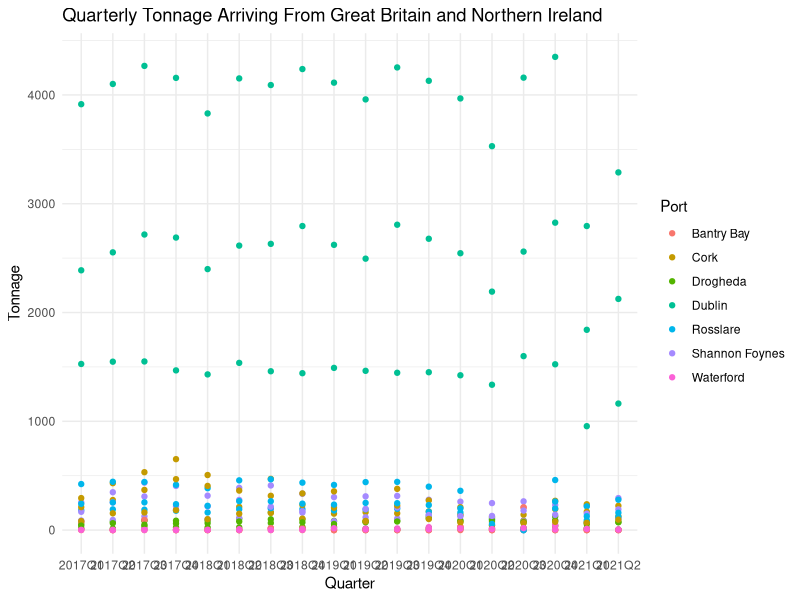

The R script that drew this image:
# BIS 244 - Assignment 05 Starter

library(tidyverse)

# Clear out Console and Environment
rm(list=ls(all=TRUE))
cat("\014")

tonnage <- read.csv("TBQ05.20211116133909.csv")
tonnage$VALUE <- as.numeric(tonnage$VALUE)
tonnage$VALUE[is.na(tonnage$VALUE)] <- 0
tonnage$Region.of.Trade <- as.factor(tonnage$Region.of.Trade)


tonnage<-tonnage[which(tonnage$Port!="All Main Irish Ports" &
                         tonnage$C01713V02044 =="1"),]

ggplot(data=tonnage) + 
  geom_point(aes(x=Quarter,y=VALUE, color=Port)) + 
  ggtitle("Quarterly Tonnage Arriving From Great Britain and Northern Ireland") + 
  xlab("Quarter") + 
  ylab("Tonnage") +
  theme_minimal()
